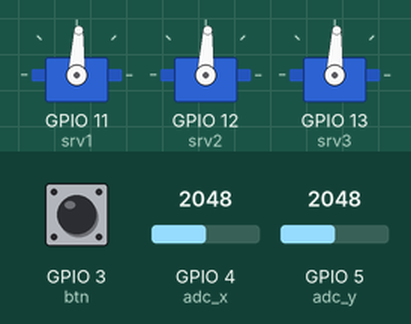
Simulated run of this program. Board: ESP32 board running MicroPython. Parts: 3 × servo. Inputs (shaded band) come from the test bench; at power-on: GPIO 4 (adc_x) = 2048, GPIO 5 (adc_y) = 2048, GPIO 3 (btn) HIGH (analog values on the 0–4095 scale). Servo angles are drawn from the pulse width (0.5 ms = 0°, 2.5 ms = 180°); library files of the repository ran but are not shown: __init__.py; what the program prints to the serial console is not drawn.

Above: at 1.2 s.
1.3 s: GPIO 4 (adc_x) set to 2866
At 2.5 s:
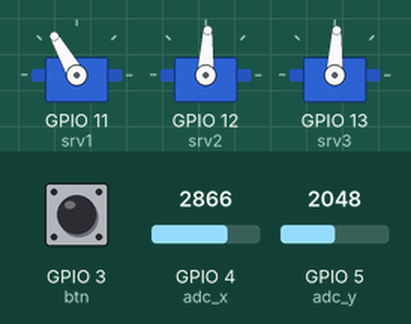
2.8 s: GPIO 5 (adc_y) set to 2866
At 3.9 s:
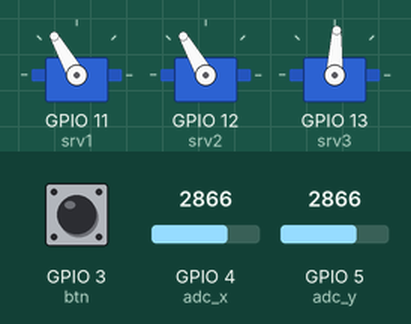
4.3 s: GPIO 3 (btn) pulled LOW for 0.15 s
At 4.45 s:
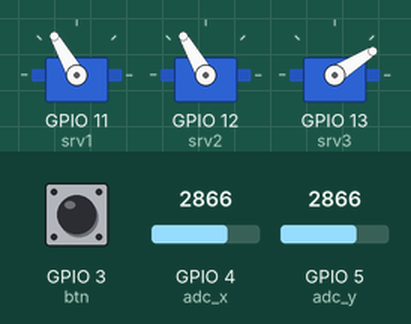
6.0 s: GPIO 4 (adc_x) set to 3603
At 6.9 s:
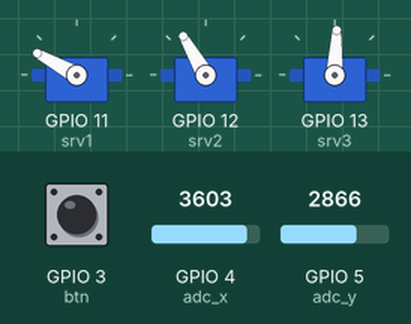
7.5 s: GPIO 5 (adc_y) set to 3603
At 8.0 s:
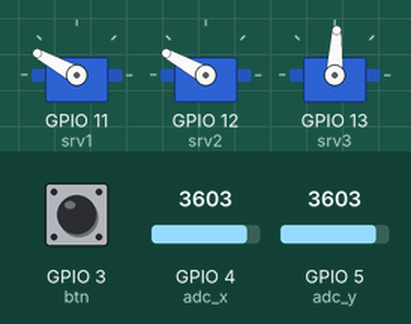
9.0 s: GPIO 3 (btn) pulled LOW for 1 s
At 9.5 s:
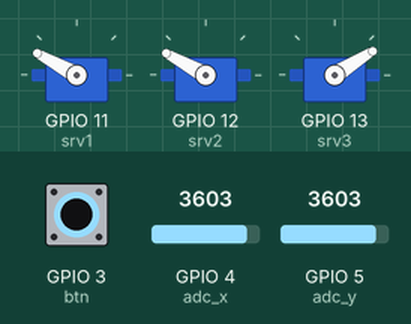
Timing chart, 0 to 12.0 s (numbered marks = the images above; inputs shaded):
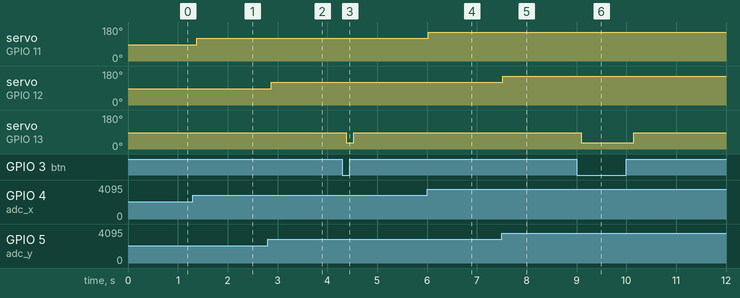

Measured:
- after the input at 1.3 s, servo on GPIO 11 (srv1): 87° → 120° after 0.08 s
- after the input at 2.8 s, servo on GPIO 12 (srv2): 87° → 120° after 0.08 s
- after the input at 4.3 s, servo on GPIO 13 (srv3): 87° → 32° after 0.08 s, → 87° 0.15 s later
- after the input at 6.0 s, servo on GPIO 11 (srv1): 120° → 151° at once
- after the input at 7.5 s, servo on GPIO 12 (srv2): 120° → 151° at once
- after the input at 9.0 s, servo on GPIO 13 (srv3): 87° → 32° after 0.10 s, → 87° 1.0 s later

The program:

main2.py
```python
"""
ESP32-S3 主控 + 1 遥感（摇杆）+ 3 个 MG90S 舵机 控制脚本

连接说明：
 - 摇杆 X（VRX） -> GPIO4 (ADC)    控制 舵机1 (GPIO11) 角度 0-180
 - 摇杆 Y（VRY） -> GPIO5 (ADC)    控制 舵机2 (GPIO12) 角度 0-180
 - 摇杆 Z（按键） -> GPIO3 (数字)  控制 舵机3 (GPIO13) 抓取（按下抓起，松开放开）

使用库：基于仓库内的 micropython-servo（`lib/servo/__init__.py`），通过 `Servo` 类控制舵机

中文注释：方便快速理解和修改
"""

import machine
import time
from servo import Servo

# --- 硬件引脚定义（按用户要求）
ADC_PIN_X = 4    # 摇杆 X -> GPIO4
ADC_PIN_Y = 5    # 摇杆 Y -> GPIO5
BTN_PIN_Z = 3    # 摇杆按键 Z -> GPIO3

SERVO1_PIN = 11  # 舵机1 控制 X
SERVO2_PIN = 12  # 舵机2 控制 Y
SERVO3_PIN = 13  # 舵机3 抓取

# 舵机抓取角度设定（按需调整）
SERVO3_GRAB_ANGLE = 30    # 抓取时的角度（举例：30°）
SERVO3_RELEASE_ANGLE = 90 # 释放时的角度（举例：90°）

# ADC 读数范围（ESP32 常见 12-bit）
ADC_MIN = 0
ADC_MAX = 4095


def map_range(x, in_min, in_max, out_min, out_max):
    # 将 x 从 [in_min, in_max] 线性映射到 [out_min, out_max]
    if in_max == in_min:
        return out_min
    # 限幅
    if x < in_min:
        x = in_min
    if x > in_max:
        x = in_max
    return (x - in_min) * (out_max - out_min) / (in_max - in_min) + out_min


def read_adc_avg(adc, samples=8, delay_ms=2):
    # 读取 ADC 并做简单平均以平滑抖动
    s = 0
    for _ in range(samples):
        s += adc.read()
        time.sleep_ms(delay_ms)
    return s // samples


def main():
    # 初始化 ADC
    adc_x = machine.ADC(machine.Pin(ADC_PIN_X))
    adc_y = machine.ADC(machine.Pin(ADC_PIN_Y))
    # 尝试设置宽度和衰减（不同端口可能不支持，故加 try）
    try:
        adc_x.width(machine.ADC.WIDTH_12BIT)
        adc_y.width(machine.ADC.WIDTH_12BIT)
    except Exception:
        pass
    try:
        adc_x.atten(machine.ADC.ATTN_11DB)
        adc_y.atten(machine.ADC.ATTN_11DB)
    except Exception:
        pass

    # 按键引脚，假设按键接地（按下拉低），使用上拉
    btn = machine.Pin(BTN_PIN_Z, machine.Pin.IN, machine.Pin.PULL_UP)

    # 初始化舵机（使用 lib/servo 提供的 Servo 类）
    srv1 = Servo(SERVO1_PIN)
    srv2 = Servo(SERVO2_PIN)
    srv3 = Servo(SERVO3_PIN)

    # 初始位置：将舵机1/2 移到 90°（居中），舵机3 释放位置
    srv1.write(90)
    srv2.write(90)
    srv3.write(SERVO3_RELEASE_ANGLE)

    last_btn_state = btn.value()
    # 简单去抖时间
    last_debounce = time.ticks_ms()
    DEBOUNCE_MS = 50

    print("主循环启动：按住 Z 键抓取，移动摇杆控制舵机1/2")

    while True:
        # 读取并平滑 ADC
        x_raw = read_adc_avg(adc_x, samples=6)
        y_raw = read_adc_avg(adc_y, samples=6)

        # 将 ADC 映射到 0-180°
        angle_x = int(map_range(x_raw, ADC_MIN, ADC_MAX, 0, 180))
        angle_y = int(map_range(y_raw, ADC_MIN, ADC_MAX, 0, 180))

        # 写入舵机 1/2
        srv1.write(angle_x)
        srv2.write(angle_y)

        # 读取按键并去抖
        cur = btn.value()
        now = time.ticks_ms()
        if cur != last_btn_state:
            last_debounce = now
        if time.ticks_diff(now, last_debounce) > DEBOUNCE_MS:
            # 稳定后判断按键状态：假设按下为 0
            if cur == 0:
                # 按下 -> 抓取位置
                srv3.write(SERVO3_GRAB_ANGLE)
            else:
                # 松开 -> 释放位置
                srv3.write(SERVO3_RELEASE_ANGLE)

        last_btn_state = cur

        # 循环等待，控制更新频率
        time.sleep_ms(50)


if __name__ == '__main__':
    try:
        main()
    except Exception as e:
        # 出现异常打印，便于调试
        print('发生异常:', e)
        raise
```
